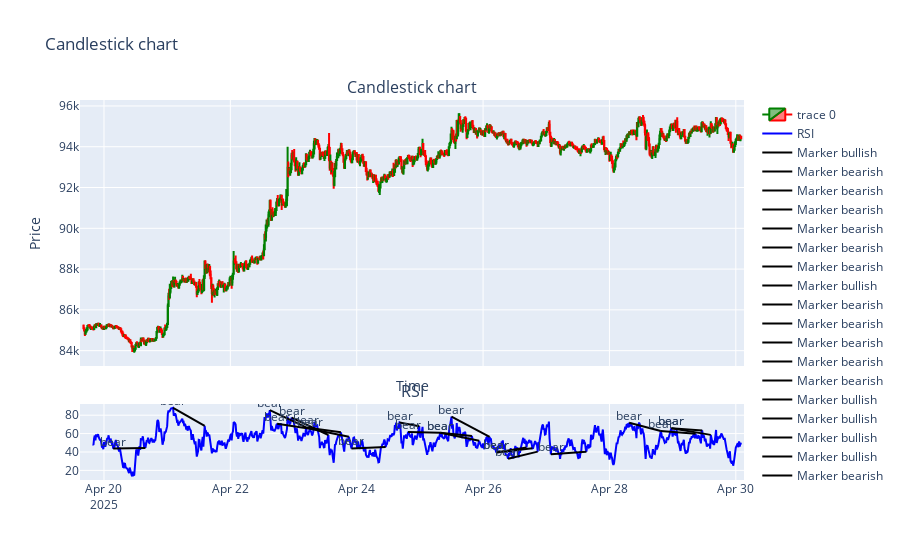

Notebook code cell kept with this figure:
### Code cell
btc_indicate.plot(["rsi_div"], rsi_div_data=r)

### Figure 1 — Plotly figure (JSON) as saved in the notebook; plotly's stock layout.template omitted (floating-point values rounded to 4 significant figures; data arrays with more than 128 entries replaced by an {"elided": "..."} marker saying what was removed)
{"data": [{"close": {"elided": "1000 float values"}, "decreasing": {"line": {"color": "red"}}, "high": {"elided": "1000 float values"}, "increasing": {"line": {"color": "green"}}, "low": {"elided": "1000 float values"}, "open": {"elided": "1000 float values"}, "type": "candlestick", "x": {"elided": "1000 str values"}, "xaxis": "x", "yaxis": "y"}, {"line": {"color": "blue", "width": 2}, "mode": "lines", "name": "RSI", "type": "scatter", "x": {"elided": "1000 str values"}, "xaxis": "x2", "y": {"elided": "1000 float values"}, "yaxis": "y2"}, {"line": {"color": "black", "width": 2}, "mode": "lines+text", "name": "Marker bullish", "text": ["bear"], "textposition": "top center", "type": "scatter", "x": ["2025-04-20T03:30:00", "2025-04-20T15:45:00"], "xaxis": "x2", "y": [43.65, 44.4], "yaxis": "y2"}, {"line": {"color": "black", "width": 2}, "mode": "lines+text", "name": "Marker bearish", "text": ["bear"], "textposition": "top center", "type": "scatter", "x": ["2025-04-21T02:15:00", "2025-04-21T14:15:00"], "xaxis": "x2", "y": [88.04, 68.31], "yaxis": "y2"}, {"line": {"color": "black", "width": 2}, "mode": "lines+text", "name": "Marker bearish", "text": ["bear"], "textposition": "top center", "type": "scatter", "x": ["2025-04-22T15:00:00", "2025-04-23T04:45:00"], "xaxis": "x2", "y": [85.55, 66.68], "yaxis": "y2"}, {"line": {"color": "black", "width": 2}, "mode": "lines+text", "name": "Marker bearish", "text": ["bear"], "textposition": "top center", "type": "scatter", "x": ["2025-04-22T17:45:00", "2025-04-23T06:15:00"], "xaxis": "x2", "y": [70.58, 65.19], "yaxis": "y2"}, {"line": {"color": "black", "width": 2}, "mode": "lines+text", "name": "Marker bearish", "text": ["bear"], "textposition": "top center", "type": "scatter", "x": ["2025-04-22T23:15:00", "2025-04-23T13:15:00"], "xaxis": "x2", "y": [77.32, 58.46], "yaxis": "y2"}, {"line": {"color": "black", "width": 2}, "mode": "lines+text", "name": "Marker bearish", "text": ["bear"], "textposition": "top center", "type": "scatter", "x": ["2025-04-23T04:45:00", "2025-04-23T18:00:00"], "xaxis": "x2", "y": [66.68, 61.33], "yaxis": "y2"}, {"line": {"color": "black", "width": 2}, "mode": "lines+text", "name": "Marker bearish", "text": ["bear"], "textposition": "top center", "type": "scatter", "x": ["2025-04-23T06:15:00", "2025-04-23T21:00:00"], "xaxis": "x2", "y": [65.19, 56.54], "yaxis": "y2"}, {"line": {"color": "black", "width": 2}, "mode": "lines+text", "name": "Marker bullish", "text": ["bear"], "textposition": "top center", "type": "scatter", "x": ["2025-04-23T22:00:00", "2025-04-24T11:00:00"], "xaxis": "x2", "y": [43.79, 45.32], "yaxis": "y2"}, {"line": {"color": "black", "width": 2}, "mode": "lines+text", "name": "Marker bearish", "text": ["bear"], "textposition": "top center", "type": "scatter", "x": ["2025-04-24T16:15:00", "2025-04-24T23:45:00"], "xaxis": "x2", "y": [72.02, 68.06], "yaxis": "y2"}, {"line": {"color": "black", "width": 2}, "mode": "lines+text", "name": "Marker bearish", "text": ["bear"], "textposition": "top center", "type": "scatter", "x": ["2025-04-24T19:30:00", "2025-04-25T07:45:00"], "xaxis": "x2", "y": [61.83, 60.79], "yaxis": "y2"}, {"line": {"color": "black", "width": 2}, "mode": "lines+text", "name": "Marker bearish", "text": ["bear"], "textposition": "top center", "type": "scatter", "x": ["2025-04-25T07:45:00", "2025-04-25T19:45:00"], "xaxis": "x2", "y": [60.79, 57.32], "yaxis": "y2"}, {"line": {"color": "black", "width": 2}, "mode": "lines+text", "name": "Marker bearish", "text": ["bear"], "textposition": "top center", "type": "scatter", "x": ["2025-04-25T07:45:00", "2025-04-25T22:30:00"], "xaxis": "x2", "y": [60.79, 52.12], "yaxis": "y2"}, {"line": {"color": "black", "width": 2}, "mode": "lines+text", "name": "Marker bearish", "text": ["bear"], "textposition": "top center", "type": "scatter", "x": ["2025-04-25T12:00:00", "2025-04-26T02:30:00"], "xaxis": "x2", "y": [78.4, 56.36], "yaxis": "y2"}, {"line": {"color": "black", "width": 2}, "mode": "lines+text", "name": "Marker bullish", "text": ["bear"], "textposition": "top center", "type": "scatter", "x": ["2025-04-26T05:00:00", "2025-04-26T16:30:00"], "xaxis": "x2", "y": [39.48, 44.9], "yaxis": "y2"}, {"line": {"color": "black", "width": 2}, "mode": "lines+text", "name": "Marker bullish", "text": ["bear"], "textposition": "top center", "type": "scatter", "x": ["2025-04-26T05:00:00", "2025-04-26T18:45:00"], "xaxis": "x2", "y": [39.48, 43.97], "yaxis": "y2"}, {"line": {"color": "black", "width": 2}, "mode": "lines+text", "name": "Marker bullish", "text": ["bear"], "textposition": "top center", "type": "scatter", "x": ["2025-04-26T09:30:00", "2025-04-26T20:45:00"], "xaxis": "x2", "y": [32.6, 40.4], "yaxis": "y2"}, {"line": {"color": "black", "width": 2}, "mode": "lines+text", "name": "Marker bullish", "text": ["bear"], "textposition": "top center", "type": "scatter", "x": ["2025-04-27T01:45:00", "2025-04-27T15:15:00"], "xaxis": "x2", "y": [37.46, 40.36], "yaxis": "y2"}, {"line": {"color": "black", "width": 2}, "mode": "lines+text", "name": "Marker bearish", "text": ["bear"], "textposition": "top center", "type": "scatter", "x": ["2025-04-28T07:30:00", "2025-04-28T19:30:00"], "xaxis": "x2", "y": [71.81, 62.82], "yaxis": "y2"}, {"line": {"color": "black", "width": 2}, "mode": "lines+text", "name": "Marker bearish", "text": ["bear"], "textposition": "top center", "type": "scatter", "x": ["2025-04-28T19:30:00", "2025-04-29T08:45:00"], "xaxis": "x2", "y": [62.82, 59.85], "yaxis": "y2"}, {"line": {"color": "black", "width": 2}, "mode": "lines+text", "name": "Marker bearish", "text": ["bear"], "textposition": "top center", "type": "scatter", "x": ["2025-04-28T23:30:00", "2025-04-29T11:15:00"], "xaxis": "x2", "y": [65.86, 63.23], "yaxis": "y2"}, {"line": {"color": "black", "width": 2}, "mode": "lines+text", "name": "Marker bearish", "text": ["bear"], "textposition": "top center", "type": "scatter", "x": ["2025-04-28T23:30:00", "2025-04-29T14:30:00"], "xaxis": "x2", "y": [65.86, 58.59], "yaxis": "y2"}], "layout": {"annotations": [{"font": {"size": 16}, "showarrow": false, "text": "Candlestick chart", "x": 0.5, "xanchor": "center", "xref": "paper", "y": 1, "yanchor": "bottom", "yref": "paper"}, {"font": {"size": 16}, "showarrow": false, "text": "RSI", "x": 0.5, "xanchor": "center", "xref": "paper", "y": 0.2, "yanchor": "bottom", "yref": "paper"}], "title": {"text": "Candlestick chart"}, "xaxis": {"anchor": "y", "domain": [0, 1], "matches": "x2", "rangeslider": {"visible": false}, "showticklabels": false, "title": {"text": "Time"}}, "xaxis2": {"anchor": "y2", "domain": [0, 1]}, "yaxis": {"anchor": "x", "domain": [0.3, 1], "title": {"text": "Price"}}, "yaxis2": {"anchor": "x2", "domain": [0, 0.2]}}}
